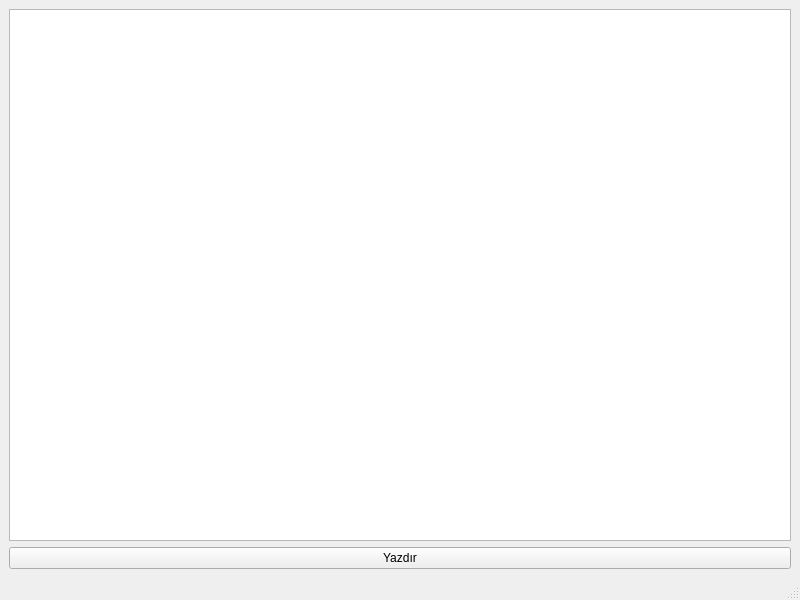
<?xml version="1.0" encoding="UTF-8"?>
<ui version="4.0">
 <class>MainWindow</class>
 <widget class="QMainWindow" name="MainWindow">
  <property name="geometry">
   <rect>
    <x>0</x>
    <y>0</y>
    <width>800</width>
    <height>600</height>
   </rect>
  </property>
  <property name="windowTitle">
   <string>MainWindow</string>
  </property>
  <widget class="QWidget" name="centralwidget">
   <layout class="QVBoxLayout" name="verticalLayout">
    <item>
     <widget class="QListView" name="listView"/>
    </item>
    <item>
     <widget class="QPushButton" name="pushButton">
      <property name="text">
       <string>Yazdır</string>
      </property>
     </widget>
    </item>
   </layout>
  </widget>
  <widget class="QMenuBar" name="menubar">
   <property name="geometry">
    <rect>
     <x>0</x>
     <y>0</y>
     <width>800</width>
     <height>26</height>
    </rect>
   </property>
  </widget>
  <widget class="QStatusBar" name="statusbar"/>
 </widget>
 <resources/>
 <connections/>
</ui>
